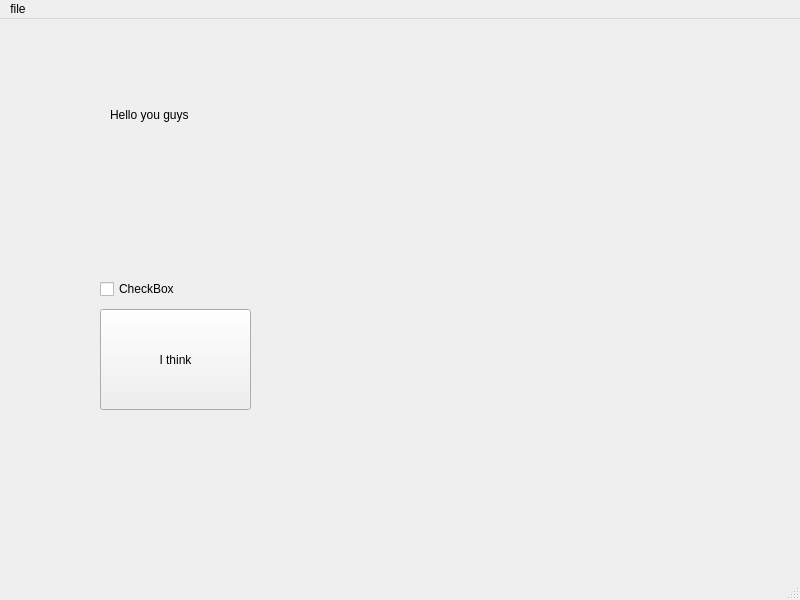
<?xml version="1.0" encoding="UTF-8"?>
<ui version="4.0">
 <class>MainWindow</class>
 <widget class="QMainWindow" name="MainWindow">
  <property name="geometry">
   <rect>
    <x>0</x>
    <y>0</y>
    <width>800</width>
    <height>600</height>
   </rect>
  </property>
  <property name="windowTitle">
   <string>MainWindow</string>
  </property>
  <widget class="QWidget" name="centralwidget">
   <widget class="QPushButton" name="button_1">
    <property name="geometry">
     <rect>
      <x>100</x>
      <y>290</y>
      <width>151</width>
      <height>101</height>
     </rect>
    </property>
    <property name="text">
     <string>I think</string>
    </property>
   </widget>
   <widget class="QCheckBox" name="checkBox">
    <property name="geometry">
     <rect>
      <x>100</x>
      <y>260</y>
      <width>111</width>
      <height>20</height>
     </rect>
    </property>
    <property name="text">
     <string>CheckBox</string>
    </property>
   </widget>
   <widget class="QLabel" name="label_1">
    <property name="geometry">
     <rect>
      <x>110</x>
      <y>80</y>
      <width>151</width>
      <height>31</height>
     </rect>
    </property>
    <property name="text">
     <string>Hello you guys</string>
    </property>
   </widget>
  </widget>
  <widget class="QMenuBar" name="menubar">
   <property name="geometry">
    <rect>
     <x>0</x>
     <y>0</y>
     <width>800</width>
     <height>26</height>
    </rect>
   </property>
   <widget class="QMenu" name="menufile">
    <property name="title">
     <string>file</string>
    </property>
   </widget>
   <addaction name="menufile"/>
  </widget>
  <widget class="QStatusBar" name="statusbar"/>
 </widget>
 <resources/>
 <connections/>
</ui>
